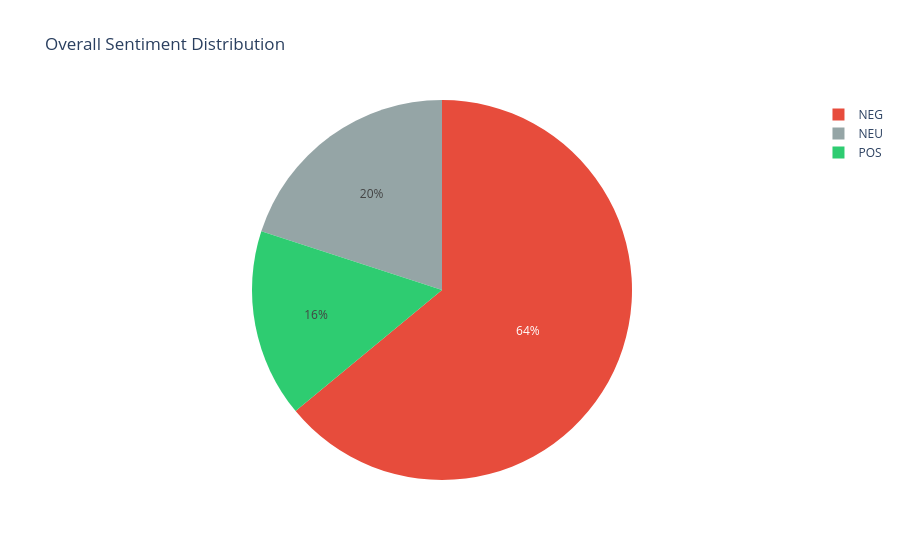

Write notebook code for a chart like this one.
### Markdown cell above
## Sentiment Analysis Summary

### Code cell
has_sentiment = "sentiment_label" in df.columns if not df.empty else False

if has_sentiment:
    # Overall sentiment distribution (plotly pie chart)
    sentiment_counts = df["sentiment_label"].value_counts().reset_index()
    sentiment_counts.columns = ["Sentiment", "Count"]
    fig = px.pie(
        sentiment_counts,
        values="Count",
        names="Sentiment",
        title="Overall Sentiment Distribution",
        color="Sentiment",
        color_discrete_map={"POS": "#2ecc71", "NEG": "#e74c3c", "NEU": "#95a5a6"},
    )
    fig.show()
    fig.write_html(str(figures_dir / "sentiment_distribution.html"))
    fig.write_image(str(figures_dir / "sentiment_distribution.png"), scale=2)
else:
    print("Sentiment labels not available -- run sentiment analysis notebook first")
    print("(notebooks/3-analysis/01_mgo_sentiment_analysis_20260324.ipynb)")

### Figure 1 — Plotly figure (JSON) as saved in the notebook; plotly's stock layout.template omitted (floating-point values rounded to 4 significant figures)
{"data": [{"customdata": [["NEG"], ["NEU"], ["POS"]], "domain": {"x": [0, 1], "y": [0, 1]}, "hovertemplate": "Sentiment=%{customdata[0]}<br>Count=%{value}<extra></extra>", "labels": ["NEG", "NEU", "POS"], "legendgroup": "", "marker": {"colors": ["#e74c3c", "#95a5a6", "#2ecc71"]}, "name": "", "showlegend": true, "type": "pie", "values": [16, 5, 4]}], "layout": {"legend": {"tracegroupgap": 0}, "title": {"text": "Overall Sentiment Distribution"}}}
